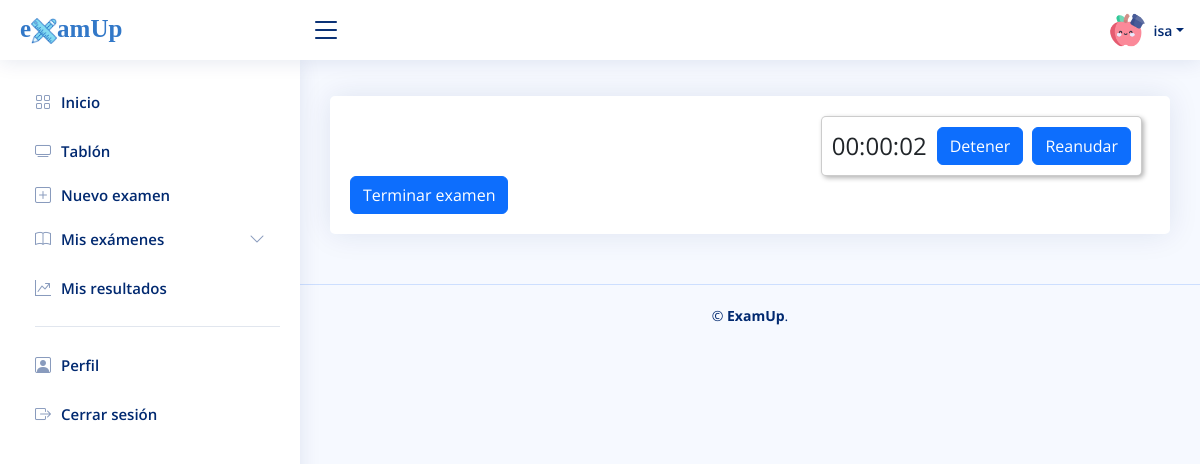
The page /app/main.php?exams=do&gid_exam=c8959dac5a490cb420e1d9020e2151e2e9594e43f39fa7032c2e8c56ff1f226c (signed in) on the database as committed earlier.
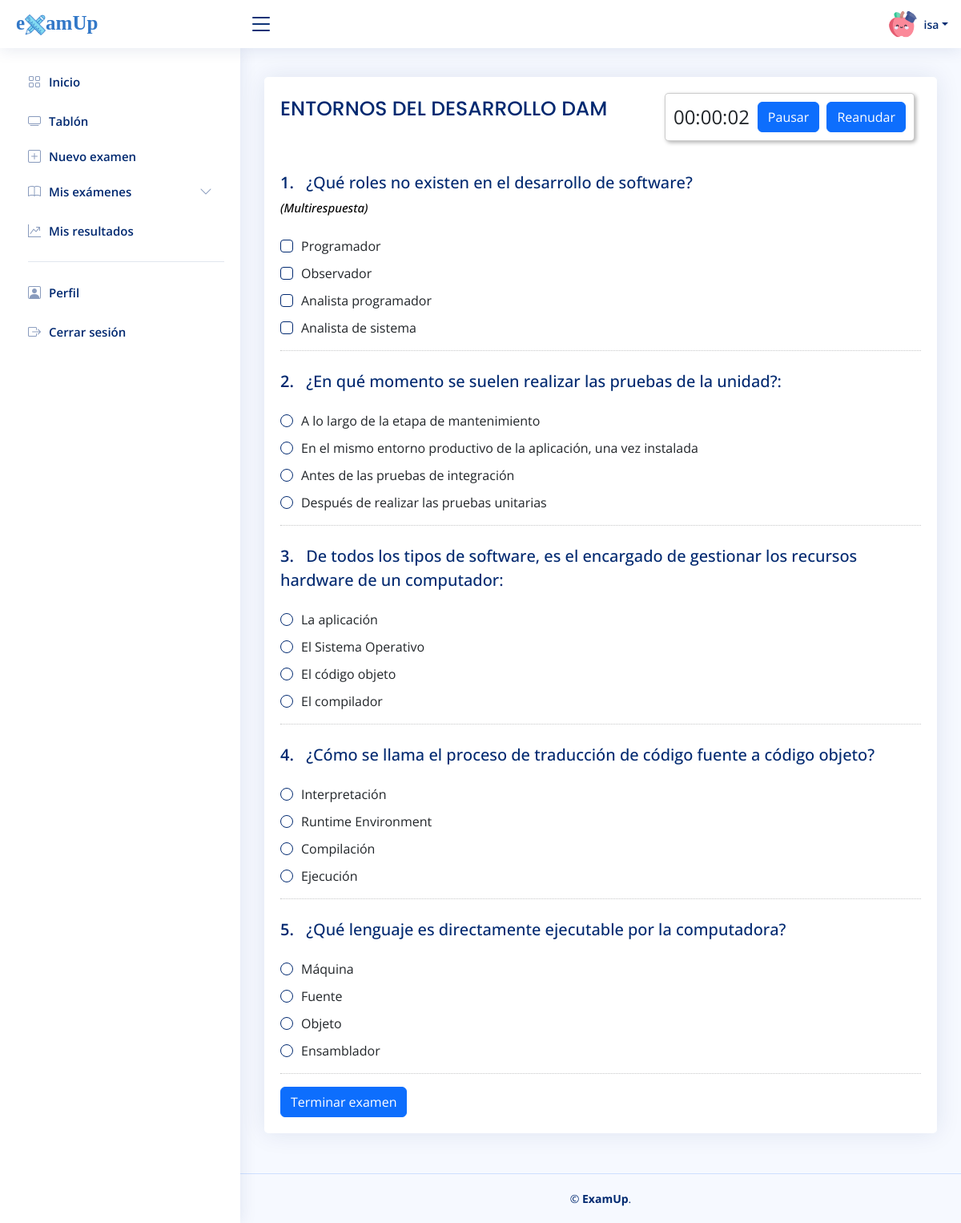
The same page on the database as committed later.
### tables this page shows
CREATE TABLE `translations` (
  `id_translation` int(255) NOT NULL,
  `component_name` varchar(255) NOT NULL,
  `es_ES` text NOT NULL,
  `en_EN` text NOT NULL
);

CREATE TABLE `exams` (
  `id_exam` int(255) NOT NULL,
  `gid_exam` varchar(255) NOT NULL,
  `gid_user` varchar(255) NOT NULL,
  `title` text NOT NULL,
  `date_created` date NOT NULL,
  `date_updated` date NOT NULL,
  `status` varchar(255) NOT NULL
);

CREATE TABLE `questions` (
  `id_question` int(255) NOT NULL,
  `gid_exam` varchar(255) NOT NULL,
  `type_key` int(255) NOT NULL,
  `sentence` text NOT NULL,
  `options` text NOT NULL,
  `multioption` tinyint(1) NOT NULL
);

### app/main.php (the view, shortened to what the changed rows need)
<?php
    include "../conection/config.php";
    $consultaTrans = "SELECT * FROM translations";
    $resultadoTrans = $conection->query($consultaTrans);
?>
<!DOCTYPE html>
<html lang="en">
<head>
  <link href="assets/vendor/bootstrap/css/bootstrap.min.css" rel="stylesheet">
  <link href="assets/vendor/bootstrap-icons/bootstrap-icons.css" rel="stylesheet">
  <link href="assets/vendor/boxicons/css/boxicons.min.css" rel="stylesheet">
  <link href="assets/vendor/quill/quill.snow.css" rel="stylesheet">
  <link href="assets/vendor/quill/quill.bubble.css" rel="stylesheet">
  <link href="assets/vendor/remixicon/remixicon.css" rel="stylesheet">
  <link href="assets/vendor/simple-datatables/style.css" rel="stylesheet">
  <link href="assets/css/style.css" rel="stylesheet">
    <link rel="stylesheet" href="//code.jquery.com/ui/1.12.1/themes/base/jquery-ui.css">
</head>
<body>
  <aside id="sidebar" class="sidebar">
    <ul class="sidebar-nav" id="sidebar-nav">
      <li class="nav-item">
        <a class="nav-link collapsed" href="main.php">
          <i class="bi bi-grid"></i>
          <span id="sidebarHome">
              <?php foreach ($resultadoTrans as $traduccion) {
                    if ($traduccion['component_name'] === 'sidebarHome') {$contenido = $traduccion[$_SESSION['language']]; echo $contenido; break;}
                } ?>
            </span>
        </a>
      </li>
      <li class="nav-item">
        <a class="nav-link collapsed" href="main.php?exams=public">
          <i class="bi bi-tv"></i><span id="sidebarBoard"><?php foreach ($resultadoTrans as $traduccion) {
                    if ($traduccion['component_name'] === 'sidebarBoard') {$contenido = $traduccion[$_SESSION['language']]; echo $contenido; break;}
                    } ?></span>
        </a>
        <a class="nav-link collapsed" id="sidebarNew" href="main.php?exams=create">
          <i class="bi bi-plus-square"></i>
            <span>
                <?php foreach ($resultadoTrans as $traduccion) {
                    if ($traduccion['component_name'] === 'sidebarNew') {$contenido = $traduccion[$_SESSION['language']]; echo $contenido; break;}
                    } ?>
            </span>
        </a>
        <a class="nav-link collapsed" id="sidebarMyexams" data-bs-target="#components-nav" data-bs-toggle="collapse" href="#">
          <i class="bi bi-book"></i><span>
            <?php foreach ($resultadoTrans as $traduccion) {
                    if ($traduccion['component_name'] === 'sidebarMyexams') {$contenido = $traduccion[$_SESSION['language']]; echo $contenido; break;}
                    } ?>
            </span>
            <i class="bi bi-chevron-down ms-auto"></i>
        </a>
      </li>
      <li class="nav-item">
         <a class="nav-link collapsed" href="main.php?charts=table">
          <i class="bi bi-graph-up-arrow"></i>
             <span id="sidebarMyresults">
                 <?php foreach ($resultadoTrans as $traduccion) {
                    if ($traduccion['component_name'] === 'sidebarMyresults') {$contenido = $traduccion[$_SESSION['language']]; echo $contenido; break;}
                    } ?>
             </span>
        </a>
      </li>
      <li class="nav-item">
        <a class="nav-link collapsed" href="main.php?profile">
          <i class="bi bi-person-square"></i>
          <span id="sidebarProfile">
              <?php foreach ($resultadoTrans as $traduccion) {
                    if ($traduccion['component_name'] === 'sidebarProfile') {$contenido = $traduccion[$_SESSION['language']]; echo $contenido; break;}
                    } ?>
            </span>
        </a>
      </li>
      <li class="nav-item">
        <a class="nav-link collapsed" href="logout/logout.php">
          <i class="bi bi-box-arrow-right"></i>
          <span id="sidebarLogout">
              <?php foreach ($resultadoTrans as $traduccion) {
                    if ($traduccion['component_name'] === 'sidebarLogout') {$contenido = $traduccion[$_SESSION['language']]; echo $contenido; break;}
                    } ?>
            </span>
        </a>
      </li>
    </ul>
  </aside>
  <main id="main" class="main">
    <section class="section dashboard">
      <div class="row">
        <?php
            if (isset($_GET['exams'])) {
                $exams = $_GET['exams'];
                switch ($exams) {
                    case 'do':
                        include 'exams/do/do_exam.php';
                        break;
                }
            }
        ?>
      </div>
    </section>
  </main>
</body>
</html>

### app/exams/do/do_exam.php (shortened to what the changed rows need)
<?php
    if(isset($_GET['gid_exam'])) {
        $gid_exam = $_GET['gid_exam'];
        $consulta = "SELECT title FROM exams WHERE gid_exam = '$gid_exam'";
        $resultado = $conection->query($consulta);
        if ($resultado->num_rows > 0) {
            $fila = $resultado->fetch_assoc();
            $titulo = $fila["title"];
        }
        $preguntas = array();
        $consulta2 = "SELECT sentence, options, multioption FROM questions WHERE gid_exam = '$gid_exam'";
        $resultado2 = $conection->query($consulta2);
        if ($resultado->num_rows > 0) {
            while ($fila = $resultado2->fetch_assoc()) {
                $pregunta = array();
                $pregunta['sentence'] = $fila["sentence"];
                $pregunta['multioption'] = $fila["multioption"];
                $pregunta['options'] = json_decode($fila["options"], true);
                $preguntas[] = $pregunta;
            }
        }
    }
?>
<div class="col-lg-12">
      <div class="card">
            <div class="card-body">
                <div class="row">
                    <div id="contador-container" style="position: relative;">
                        <div id="cronometro">
                            <div>
                                <button id="botonContadorDetener" class="btn btn-primary" onclick="pausarContador()"><?php foreach ($resultadoTrans as $traduccion) {
                                if ($traduccion['component_name'] === 'botonContadorDetener') {$contenido = $traduccion[$_SESSION['language']]; echo $contenido; break;}
                                } ?></button>
                                <button id="botoncontadorReanudar" class="btn btn-primary" onclick="reanudarContador()"><?php foreach ($resultadoTrans as $traduccion) {
                                if ($traduccion['component_name'] === 'botoncontadorReanudar') {$contenido = $traduccion[$_SESSION['language']]; echo $contenido; break;}
                                } ?></button>
                            </div>
                        </div>
                    </div>
                </div>
                <h1 class="card-title" style="font-size:25px;margin-bottom:40px;width: calc(100% - 327px); padding-top:25px;"><?php echo isset($titulo) ? strtoupper($titulo) : ''; ?></h1>
                <form id="examForm" action="exams/do/conf_do_exam.php" method="post">
                <?php foreach ($preguntas as $index => $pregunta): ?>
                    <div class="pregunta">
                        <label for="inputNumber" class="col-sm-2 col-form-label" style="font-size:20px;font-weight:500; color:rgb(1, 41, 112);margin-bottom:15px;">
                            <span class="numero-pregunta"><?php echo ($index + 1) . ".&ensp;"; ?></span>
                            <?php echo $pregunta['sentence']; ?>
                            <?php if ($pregunta['multioption'] == 1): ?>
                                <br><span id="spanMultioption" style="font-style: italic;font-size:15px;color:RGB(0 0 0);"><?php foreach ($resultadoTrans as $traduccion) {
                                if ($traduccion['component_name'] === 'spanMultioption') {$contenido = $traduccion[$_SESSION['language']]; echo $contenido; break;}
                                } ?></span>
                            <?php endif; ?>
                        </label>
                        <?php
                        foreach ($pregunta['options'] as $opcion):
                            if ($pregunta['multioption'] == 1): ?>
                                <div class="form-check">
                                    <input class="form-check-input" type="checkbox" name="pregunta_<?php echo $index; ?>[]" value="<?php echo $opcion['answer']; ?>">
                                    <label class="form-check-label"><?php echo $opcion['answer']; ?></label>
                                </div>
                            <?php else: ?>
                                <div class="form-check">
                                    <input class="form-check-input" type="radio" name="pregunta_<?php echo $index; ?>" value="<?php echo $opcion['answer']; ?>">
                                    <label class="form-check-label"><?php echo $opcion['answer']; ?></label>
                                </div>
                            <?php endif; ?>
                        <?php endforeach; ?>
                        <hr style="border-style: dotted;">
                    </div>
                <?php endforeach; ?>
                <input type="button" id="botonTerminar" class="btn btn-primary" value="<?php foreach ($resultadoTrans as $traduccion) { if ($traduccion['component_name'] === 'botonTerminar') {$contenido = $traduccion[$_SESSION['language']]; echo $contenido; break;}
                } ?>" onclick="terminarExamen()">
            </form>
        </div>
    </div>
</div>

Rows that differ between the two databases and show on the page:
changed translations: es_ES "Detener" → "Pausar"
added exams: title "ENTORNOS DEL DESARROLLO DAM"
added questions: sentence "¿Qué roles no existen en el desarrollo de software?", answer "Programador", answer "Observador", answer "Analista programador", answer "Analista de sistema"
now on this page (row unchanged): translations: es_ES "(Multirespuesta)", shown under "¿Qué roles no existen en el desarrollo de software?"
added questions: sentence "¿En qué momento se suelen realizar las pruebas de la unidad?:", answer "A lo largo de la etapa de mantenimiento", answer "En el mismo entorno productivo de la aplicación, una vez instalada", answer "Antes de las pruebas de integración", answer "Después de realizar las pruebas unitarias"
added questions: sentence "De todos los tipos de software, es el encargado de gestionar los recursos hardware de un computador:", answer "La aplicación", answer "El Sistema Operativo", answer "El código objeto", answer "El compilador"
added questions: sentence "¿Cómo se llama el proceso de traducción de código fuente a código objeto?", answer "Interpretación", answer "Runtime Environment", answer "Compilación", answer "Ejecución"
added questions: sentence "¿Qué lenguaje es directamente ejecutable por la computadora?", answer "Máquina", answer "Fuente", answer "Objeto", answer "Ensamblador"
